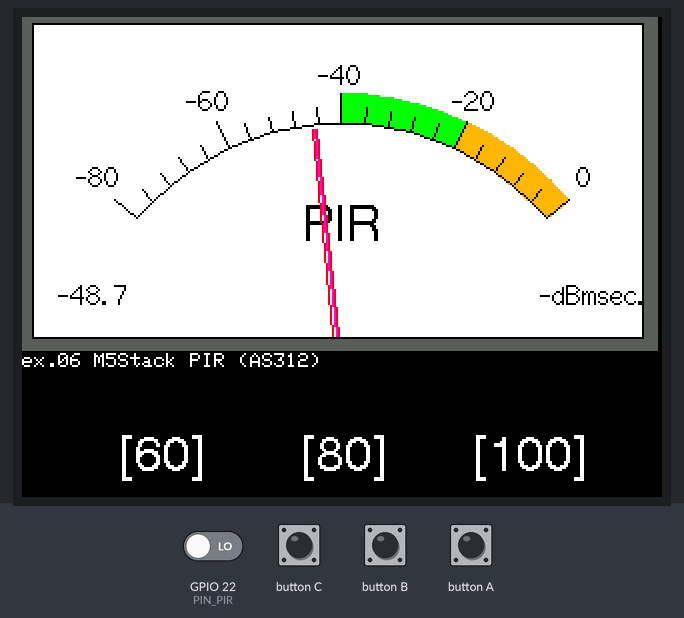
Simulated run of this sketch. Board: ESP32. On the bench: 320×240 colour display. The test bench sets the inputs (shaded band); at power-on: GPIO 22 (PIN_PIR) LOW. WiFi joins after 1.5 s; servers stay silent unless stated.

Above: at 1.27 s.
1.5 s: GPIO 22 (PIN_PIR) driven HIGH
At 3.0 s:
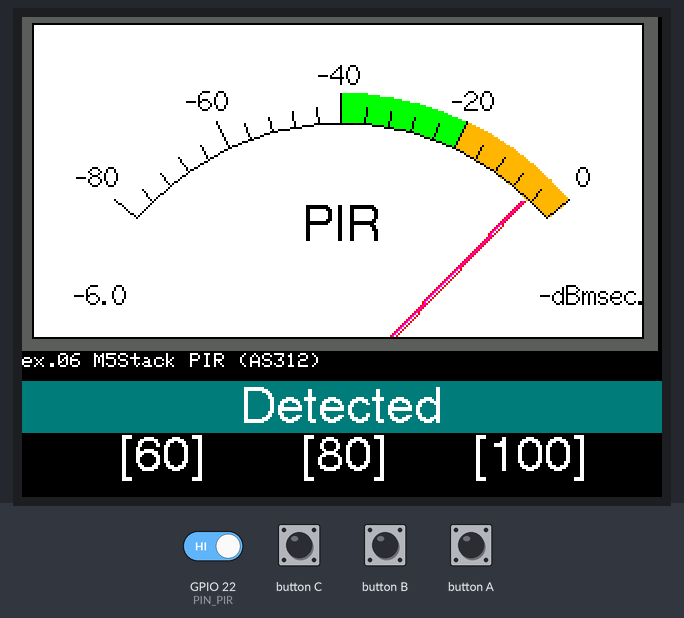
4.5 s: GPIO 22 (PIN_PIR) driven LOW
At 5.27 s:
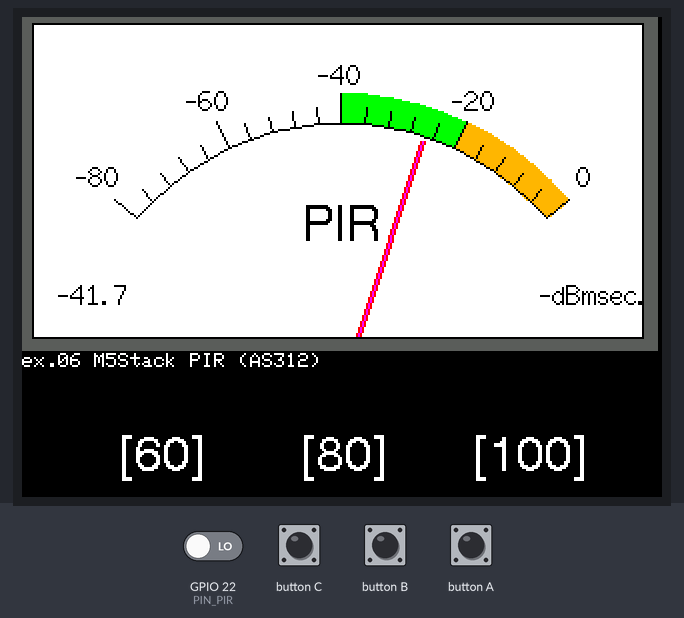
6.2 s: button C pressed for 0.15 s
At 6.7 s:
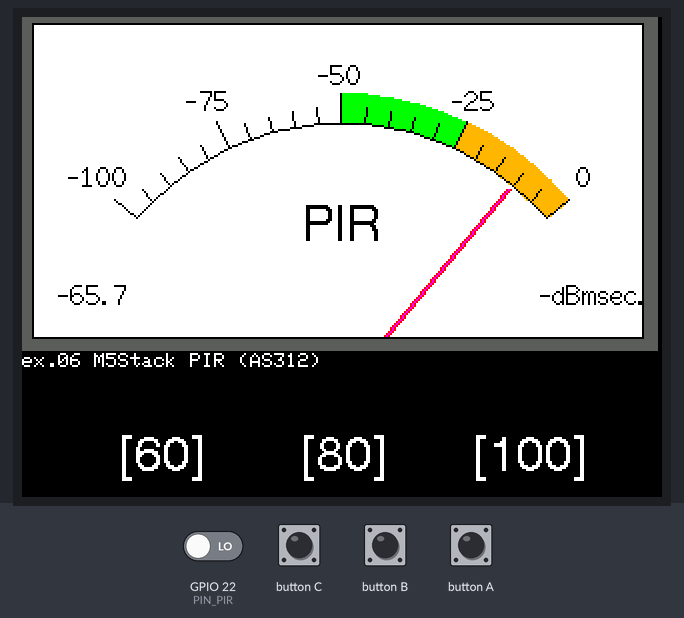
6.9 s: button B pressed for 1 s
At 8.12 s:
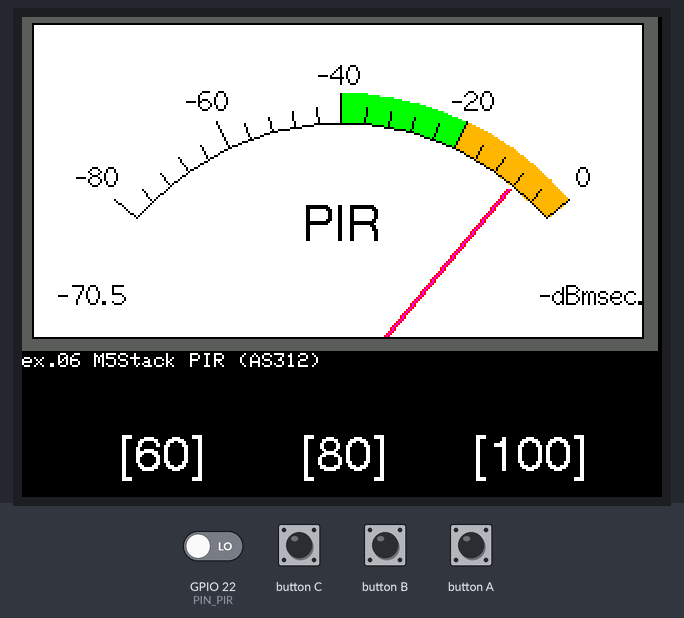
8.5 s: button A pressed for 1 s
At 9.84 s:
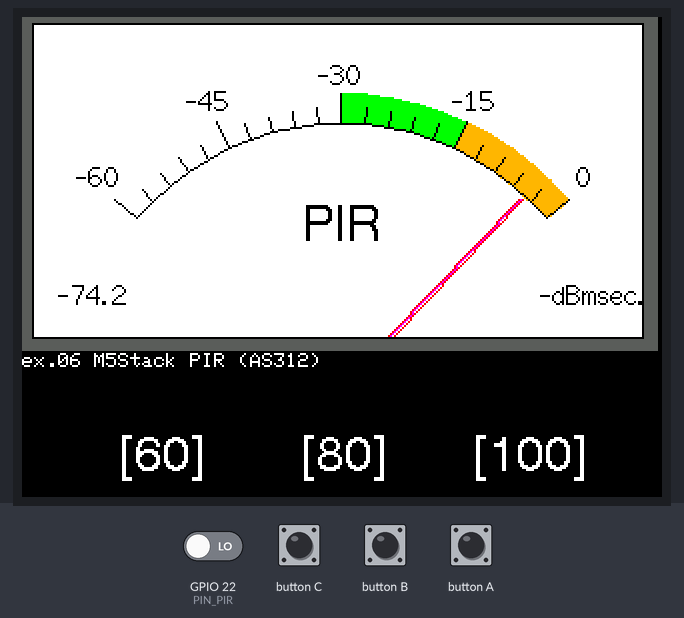
Timing chart, 0 to 11.1 s (numbered marks = the images above; inputs shaded):
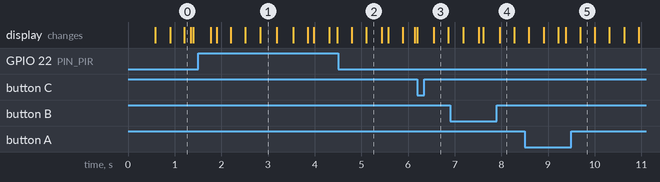

The sketch:

ex06_pir.ino
```cpp
// (licence header left out)
#include <M5Stack.h>                            // M5Stack用ライブラリの組み込み
#include <WiFi.h>                               // ESP32用WiFiライブラリ
#include <WiFiUdp.h>                            // UDP通信を行うライブラリ
#include <HTTPClient.h>                         // HTTPクライアント用ライブラリ

/******************************************************************************
 Wi-Fi の設定
 *****************************************************************************/
#define SSID "1234ABCD"                         // 無線LANアクセスポイント SSID
#define PASS "password"                         // パスワード

/******************************************************************************
 LINE Messaging API 設定
 ******************************************************************************
  LINE 公式アカウントと Messaging API 用のChannel情報が必要です。
    1. https://entry.line.biz/start/jp/ からLINE公式アカウントを取得する
    2. https://manager.line.biz/ の設定で「Messaging APIを利用する」を実行する
    3. Channel 情報 (Channel ID と Channel secret) を取得する
    4. スクリプト内の変数 line_ch_id にChannel IDを記入する
    5. スクリプト内の変数 line_ch_pw にChannel secretを記入する
 *****************************************************************************/
#define line_ch_id "0000000000"                         // Channel ID
#define line_ch_pw "00000000000000000000000000000000"   // Channel secret

/******************************************************************************
 Wi-Fi コンシェルジェ照明担当（ワイヤレスLED子機） の設定
 ******************************************************************************
 ※ex01_led または ex01_led_io が動作する、別のESP32C3搭載デバイスが必要です
    1. ex01_led/ex01_led_io搭載デバイスのシリアルターミナルでIPアドレスを確認
    2. 下記のLED_IPのダブルコート(")内に貼り付け
 *****************************************************************************/
#define LED_IP "192.168.1.0"                    // LED搭載子のIPアドレス★要設定

/******************************************************************************
 UDP 宛先 IP アドレス設定
 ******************************************************************************
 カンマ区切りでUPD宛先IPアドレスを設定してください。
 末尾を255にすると接続ネットワーク(アクセスポイント)にブロードキャスト
 *****************************************************************************/
#define PORT 1024                               // 受信ポート番号
IPAddress UDPTO_IP = {255,255,255,255};         // UDP宛先 IPアドレス

#define PIN_PIR 22                              // G22にセンサ(人感/ドア)を接続
#define DEVICE "pir_s_3,"                       // 人感センサ時デバイス名
#define PIR_XOR 0                               // センサ送信値の論理反転の有無
RTC_DATA_ATTR int disp_max = 80;                // メータの最大値

boolean pir;                                    // 人感センサ値orドアセンサ状態
boolean trig = false;                           // 送信用トリガ(Wi-Fi接続待ち)
boolean led = false;                            // ワイヤレスLED端末の状態
unsigned long base_ms = 0;                      // センサ検知時の時刻
unsigned long wifi_ms = 0;                      // Wi-Fi接続開始時刻

String get_token(){                             /* LINE用 トークン取得部 */
    HTTPClient http;                            // HTTPリクエスト用インスタンス
    http.setConnectTimeout(15000);              // タイムアウトを15秒に設定する
    if(strcmp(line_ch_id,"0000000000") == 0){   // line_ch_id 未入力時
        M5.Lcd.println("ERROR: Pls set line_ch_id and pwd");
        return "";
    }
    String url = "https://api.line.me/oauth2/v3/token";
    String body = "grant_type=client_credentials&";
    body += "client_id=" + String(line_ch_id) + "&";
    body += "client_secret=" + String(line_ch_pw);
    http.begin(url);                            // HTTPリクエスト先を設定する
    http.addHeader("Content-Type","application/x-www-form-urlencoded");
    int httpCode = http.POST(body);             // HTTP送信を行う
    String token="";
    if(httpCode == 200){
        String S = http.getString();            // HTTPデータを変数Sへ
        int i = S.indexOf("\"access_token\"");
        if((i>0) && (S.substring(i+15, i+16).equals("\""))){
            token = S.substring(i+16, i+16+174);
            // M5.Lcd.println(token);           // 取得したトークンを表示する
        }
    }else{
        M5.Lcd.println("HTTP ERROR: "+String(httpCode));
    }
    http.end();                                 // HTTP通信を終了する
    return token;                               // トークンを応答
}

int message_to_line(String message){            /* LINE用 メッセージ送信部 */
    String token = get_token();                 // トークンを取得する
    int token_len = token.length();             // 取得したトークン長
    if(token_len != 174){                       // トークン長が174以外の時
        M5.Lcd.println("ERROR: Token Length Error; " + String(token_len));
        return 0;
    }
    HTTPClient http;                            // HTTPリクエスト用インスタンス
    http.setConnectTimeout(15000);              // タイムアウトを15秒に設定する
    String url = "https://api.line.me/v2/bot/message/broadcast";
    M5.Lcd.println(url);                        // 送信URLを表示
    http.begin(url);                            // HTTPリクエスト先を設定する
    http.addHeader("Content-Type","application/json");
    http.addHeader("Authorization","Bearer " + token);
    String json = "{\"messages\":[{\"type\":\"text\",\"text\":\"";
    json += message + "\"}]}";                  // メッセージを送信用jsonに代入
    M5.Lcd.println(json);                       // HTTP送信内容を表示する
    int httpCode = http.POST(json);             // HTTPでメッセージを送信する
    http.end();                                 // HTTP通信を終了する
    return httpCode;                            // HTTPリザルトを応答
}

void setup(){                                   // 起動時に一度だけ実行する関数
    M5.begin();                                 // M5Stack用ライブラリの起動
    pinMode(PIN_PIR,INPUT);                     // センサ接続したポートを入力に
    M5.Lcd.setBrightness(31);                   // 輝度を下げる（省エネ化）
    analogMeterInit("-dBmsec.","PIR", -disp_max, 0);  // アナログメータ初期表示
    M5.Lcd.println("ex.06 M5Stack PIR (AS312)"); // タイトルの表示
    String S = "[60]         [80]        [100]"; // ボタン名を定義
    M5.Lcd.drawCentreString(S, 165, 208, 4);    // ボタン名を表示
    WiFi.mode(WIFI_STA);                        // 無線LANをSTAモードに設定
}

void loop(){                                    // 繰り返し実行する関数
    pir = digitalRead(PIN_PIR);                 // 人感センサの最新の状態を取得
    M5.update();                                // ボタン状態の取得
    delay(1);                                   // ボタンの誤作動防止
    int btn=M5.BtnA.wasPressed()+2*M5.BtnB.wasPressed()+4*M5.BtnC.wasPressed();
    switch(btn){
        case 1: disp_max = 60; break;           // 最大60dBミリ秒まで表示
        case 2: disp_max = 80; break;           // 最大80dBミリ秒まで表示
        case 4: disp_max = 100; break;          // 最大100dBミリ秒まで表示
        default: btn = 0; break;
    }
    if(btn) analogMeterInit(-disp_max,0);       // ボタン操作時にグラフ初期化
    float v = -20.*log10(millis()-base_ms);     // 経過時間を-dBミリ秒に変換
    analogMeterNeedle(v,10);                    // 経過時間に応じてメータ値設定
    delay(33);                                  // 表示の点滅低減
    boolean PIR = pir ^ PIR_XOR;                // 検知状態を1、非検知を0に
    if(PIR){                                    // 検知状態の時
        analogMeterNeedle(0,1);                 // 針位置を最大値(0・右)に移動
        if(!trig){                              // Wi-Fi接続待ちではないとき
            WiFi.begin(SSID,PASS);              // 無線LANアクセスポイント接続
            wifi_ms = millis();                 // 接続処理の開始時刻を保持
            M5.Lcd.fillRect(0, 182, 320, 26, DARKCYAN);       // 背景色の設定
            M5.Lcd.drawCentreString("Detected", 160, 184, 4); // 検知をLCD表示
            trig = true;                        // Wi-Fi接続待ち状態を保持
            led = true;                         // ワイヤレスLチカ端末をON
        }
        base_ms = millis()-1;                   // 人感センサの検知時刻を保持
    }
    if(!trig && led && (v < -disp_max)){        // LEDのOFF制御判定部
        WiFi.begin(SSID,PASS);                  // 無線LANアクセスポイント接続
        wifi_ms = millis();                     // 接続処理の開始時刻を保持
        trig = true;                            // Wi-Fi接続待ち状態を保持
        led = false;                            // ワイヤレスLチカ端末をOFF
    }
    if(trig && millis() - wifi_ms > 5000){      // Wi-Fi未接続で5秒以上経過
        trig = false;                           // Wi-Fi接続待ち状態を解除
        WiFi.disconnect();                      // Wi-Fiの切断
        M5.Lcd.fillRect(0, 182, 320, 26, RED);  // Detectedを消す
        M5.Lcd.drawCentreString("Wi-Fi ERROR", 160, 184, 4); // エラー表示
    }
    if(trig && WiFi.status() == WL_CONNECTED){  // 送信トリガありWi-Fi接続状態
        String S = String(DEVICE);              // 送信データ保持用の文字列変数
        S += "1, " + String(int(PIR));          // 1と現在のPIR値を送信データに
        WiFiUDP udp;                            // UDP通信用のインスタンスを定義
        udp.beginPacket(UDPTO_IP, PORT);        // UDP送信先を設定
        udp.println(S);                         // センサ値を送信
        udp.endPacket();                        // UDP送信の終了(実際に送信する)
        delay(10);                              // 送信待ち時間

        if(led && strcmp(line_ch_id,"0000000000")){ // LINE_TOKEN設定時
            message_to_line("センサが反応しました。(" + S.substring(8) + ")");
        }
        if(strcmp(LED_IP,"192.168.1.0")){       // 子機IPアドレス設定時
            HTTPClient http;                    // HTTPリクエスト用インスタンス
            http.setConnectTimeout(15000);      // タイムアウトを15秒に設定する
            String url;                         // URLを格納する文字列変数を生成
            url = "http://" + String(LED_IP) + "/?L="; // アクセス先URL
            url += String(led ? 1 : 0);         // true時1、false時0
            http.begin(url);                    // HTTPリクエスト先を設定する
            http.GET();                         // ワイヤレスLEDに送信する
            http.end();                         // HTTP通信を終了する
        }
        delay(100);                             // 送信完了待ち＋連続送信防止
        WiFi.disconnect();                      // Wi-Fiの切断
        while(digitalRead(PIN_PIR) ^ PIR_XOR) delay(100); // センサの解除待ち
        M5.Lcd.fillRect(0, 182, 320, 26, BLACK); // Detectedを消す
        trig = false;                           // Wi-Fi接続待ち状態を解除
    }
}

/*******************************************************************************
【参考文献】
Arduino IDE 開発環境イントール方法：
https://docs.m5stack.com/en/quick_start/m5core/arduino

M5Stack Arduino Library API 情報：
https://docs.m5stack.com/en/api/core/system

SB412A データシート (NANYANG SENBA OPTICAL AND ELECTRONIC CO. LTD.)

BS612 AS612 データシート (NANYANG SENBA OPTICAL AND ELECTRONIC CO. LTD.)

【引用コード】
https://github.com/bokunimowakaru/esp/tree/master/2_example/example11_pir
https://github.com/bokunimowakaru/esp/tree/master/2_example/example43_pir
https://github.com/bokunimowakaru/esp32c3/tree/master/learning/ex06_pir
*******************************************************************************/
/*
###############################################################################
# 参考文献：下記のcurl文の一部を引用しました
# LINE DevelopersLINE Developers, Messaging APIリファレンス
# https://developers.line.biz/ja/reference/messaging-api/
###############################################################################
# 注意事項
# ・メッセージ送信回数の無料枠は200回/月です。超過分は有料となります。
# ・プログラムの繰り返し動作や誤作動などで無料枠を超過する場合があります。
# ・15分間だけ有効なステートレスチャネルアクセストークンを使用しています。
# ・本スクリプトでは、実行の度にTokenを取得しています。
###############################################################################
*/
```

Source omitted: lib_analogMeter.ino (9570 bytes)

Measured:
- after the input at 4.5 s, the display: first changes after 0.30 s (image 2 shows a later state)
